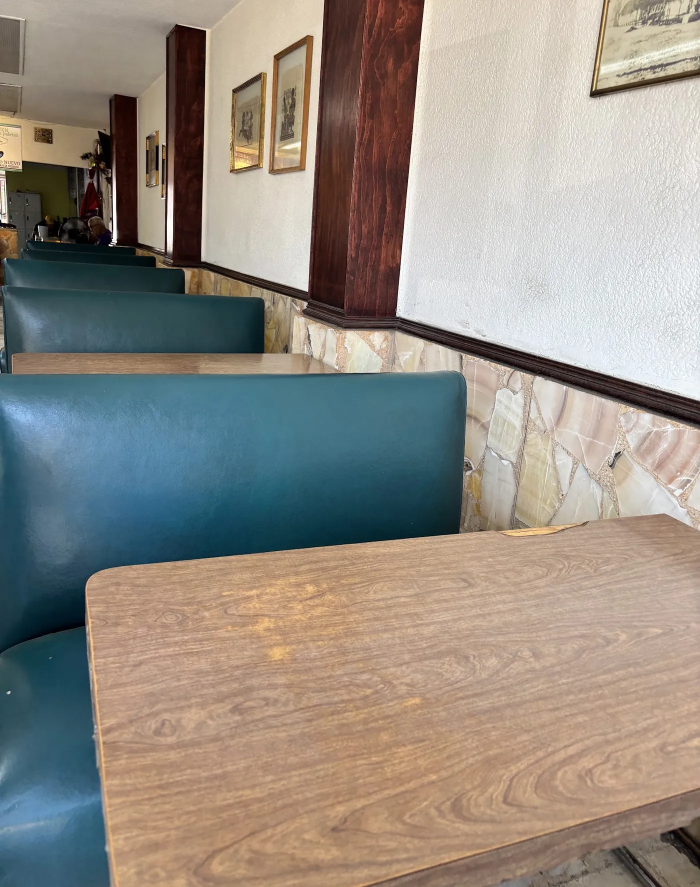
#> input picture neveria-el-as/img/banca-1400.webp, 1400 x 1774 px, given in place of maps-01.jpg, which was not available (shown at 1/2 size)
$ python mkimg.py
#> lines starting #> are read from the running program, lines starting #| are printed output that depends on the picture; pictures that were not available may be replaced by others from this repository, and a replacement may not be noted
from PIL import Image
import os
R='research/fotos/maps/'
def out(name, src, box=None, widths=(480,960,1600)):
#> called with name = 'hero', src = 'maps-01.jpg', widths = (480, 960, 1600)
    im=Image.open(R+src).convert('RGB')
#> im is the input picture: PIL image 1400x1774 RGB; mean R, G, B 148.2, 140.7, 131.3
    if box:
        W,H=im.size; im=im.crop((int(box[0]*W),int(box[1]*H),int(box[2]*W),int(box[3]*H)))
    for w in widths:
        if w>im.width and w!=widths[0]: continue
        r=im.resize((w,round(im.height*w/im.width)),Image.LANCZOS) if w<=im.width else im
        r.save(f'img/{name}-{w}.webp','WEBP',quality=80,method=6)
#> this loop made 3 passes
#> pass 1, in out, `r=im.resize((w,round(im.height*w/im.width)),Image.LANCZOS) if w<=im.wi..`:
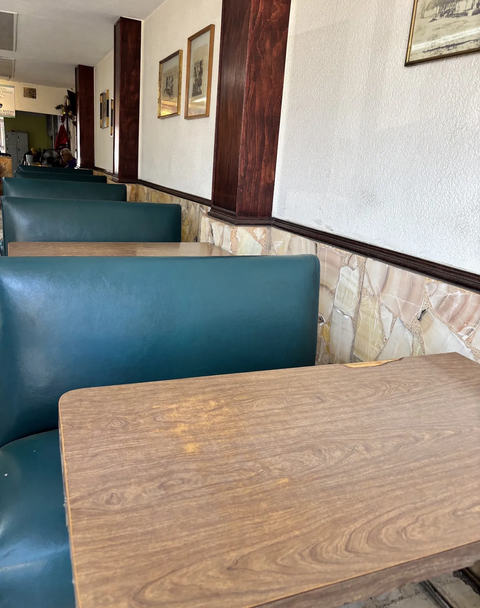
#> r: PIL image 480x608 RGB; mean R, G, B 148.2, 140.7, 131.3
    print(name, im.size)
#| hero (1400, 1774)
out('hero','maps-01.jpg')
out('fruta','maps-11.jpg')
#> call 2 of out, with name = 'fruta', src = 'maps-11.jpg', widths = (480, 960, 1600)
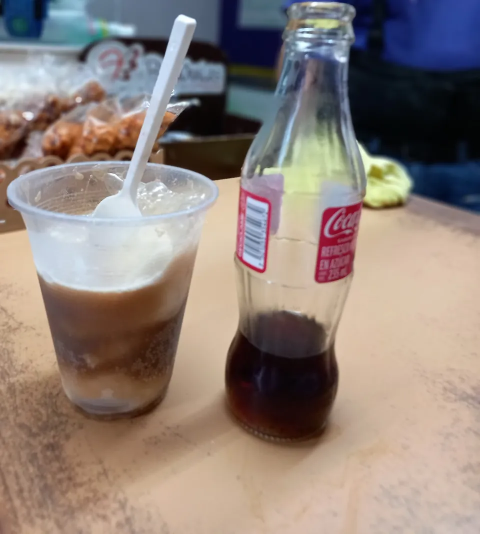
#> input picture neveria-el-as/img/coca-960.webp, 960 x 1067 px, given in place of maps-11.jpg, which was not available (shown at 1/2 size)
#> in out, im is the input picture: PIL image 960x1067 RGB; mean R, G, B 142.7, 129.3, 122.4
#> the loop in out (call 2), `for w in widths:` made 3 passes
#> pass 1, in out (call 2), `r=im.resize((w,round(im.height*w/im.width)),Image.LANCZOS) if w<=im.wi..`:
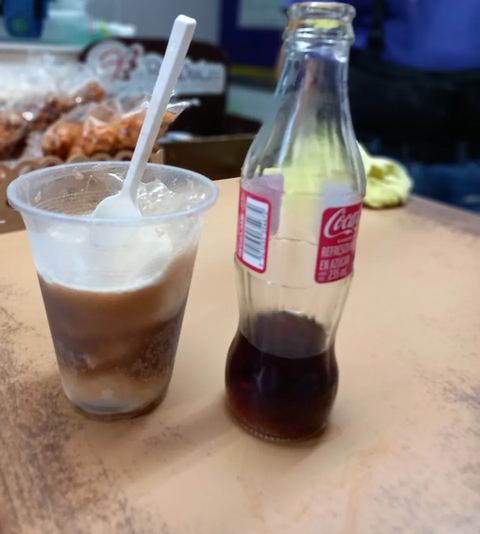
#> r: PIL image 480x534 RGB; mean R, G, B 142.7, 129.3, 122.4
#| fruta (960, 1067)
out('pizarra','maps-06.jpg',(0,0,1,0.78))
#> call 3 of out, with name = 'pizarra', src = 'maps-06.jpg', box = (0, 0, 1, 0.78), widths = (480, 960, 1600)
#> in out (call 3), `im = im.crop((int(box[0] * W), int(box[1] * H), int(box[2] * W), int(b`:
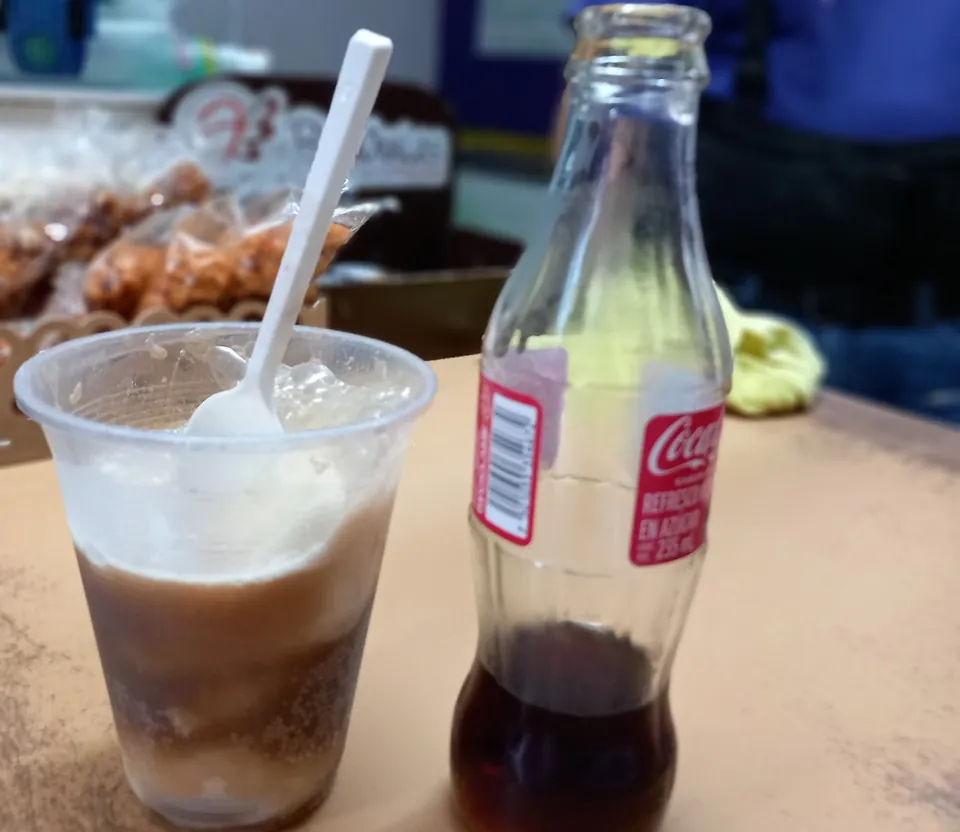
#> im: PIL image 960x832 RGB; mean R, G, B 132.4, 123.1, 120.1
#| pizarra (960, 832)
out('salon','maps-10.jpg',(0,0,0.64,1))
#> (the run stopped early here; a loop or call above may not have finished)
